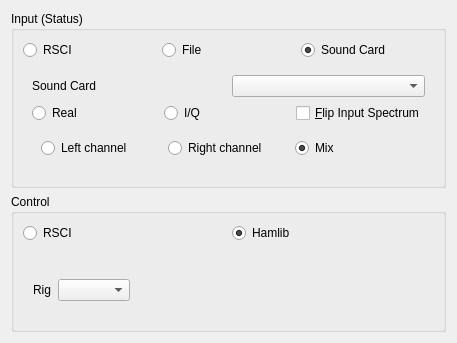
<?xml version="1.0" encoding="UTF-8"?>
<ui version="4.0">
 <class>ReceiverInputWidget</class>
 <widget class="QWidget" name="ReceiverInputWidget">
  <property name="geometry">
   <rect>
    <x>0</x>
    <y>0</y>
    <width>457</width>
    <height>343</height>
   </rect>
  </property>
  <property name="windowTitle">
   <string>Form</string>
  </property>
  <layout class="QGridLayout" name="gridLayout_3">
   <item row="0" column="0">
    <widget class="QGroupBox" name="groupBox">
     <property name="title">
      <string>Input (Status)</string>
     </property>
     <layout class="QGridLayout" name="gridLayout_2">
      <item row="0" column="0">
       <layout class="QHBoxLayout" name="horizontalLayout_8">
        <item>
         <widget class="QRadioButton" name="radioButtonRSCI">
          <property name="text">
           <string>RSCI</string>
          </property>
         </widget>
        </item>
        <item>
         <widget class="QRadioButton" name="radioButtonFile">
          <property name="text">
           <string>File</string>
          </property>
         </widget>
        </item>
        <item>
         <widget class="QRadioButton" name="radioButtonSoundCard">
          <property name="text">
           <string>Sound Card</string>
          </property>
          <property name="checked">
           <bool>true</bool>
          </property>
         </widget>
        </item>
       </layout>
      </item>
      <item row="1" column="0">
       <widget class="QStackedWidget" name="stackedWidgetStatus">
        <property name="currentIndex">
         <number>0</number>
        </property>
        <widget class="QWidget" name="pageSound">
         <layout class="QGridLayout" name="gridLayout_9">
          <item row="0" column="0">
           <layout class="QHBoxLayout" name="horizontalLayout_6">
            <item>
             <widget class="QLabel" name="label_4">
              <property name="text">
               <string>Sound Card</string>
              </property>
             </widget>
            </item>
            <item>
             <widget class="QComboBox" name="comboBoxSoundCard"/>
            </item>
           </layout>
          </item>
          <item row="1" column="0">
           <layout class="QHBoxLayout" name="horizontalLayout_5">
            <item>
             <widget class="QRadioButton" name="radioButtonRealCard">
              <property name="text">
               <string>Real</string>
              </property>
             </widget>
            </item>
            <item>
             <widget class="QRadioButton" name="radioButtonIQCard">
              <property name="text">
               <string>I/Q</string>
              </property>
             </widget>
            </item>
            <item>
             <widget class="QCheckBox" name="CheckBoxFlipSpecCard">
              <property name="text">
               <string>&amp;Flip Input Spectrum</string>
              </property>
             </widget>
            </item>
           </layout>
          </item>
          <item row="2" column="0">
           <layout class="QHBoxLayout" name="horizontalLayout_7"/>
          </item>
          <item row="3" column="0">
           <widget class="QStackedWidget" name="stackedWidgetCard">
            <property name="currentIndex">
             <number>0</number>
            </property>
            <widget class="QWidget" name="pagereal">
             <layout class="QGridLayout" name="gridLayout_7">
              <item row="0" column="0">
               <widget class="QRadioButton" name="radioButtonLeftCard">
                <property name="text">
                 <string>Left channel</string>
                </property>
               </widget>
              </item>
              <item row="0" column="1">
               <widget class="QRadioButton" name="radioButtonRightCard">
                <property name="text">
                 <string>Right channel</string>
                </property>
               </widget>
              </item>
              <item row="0" column="2">
               <widget class="QRadioButton" name="radioButtonMixCard">
                <property name="text">
                 <string>Mix</string>
                </property>
                <property name="checked">
                 <bool>true</bool>
                </property>
               </widget>
              </item>
             </layout>
            </widget>
            <widget class="QWidget" name="pageiq">
             <layout class="QGridLayout" name="gridLayout_8">
              <item row="0" column="0">
               <widget class="QRadioButton" name="radioButtonIQPosCard">
                <property name="text">
                 <string>Positive</string>
                </property>
               </widget>
              </item>
              <item row="0" column="1">
               <widget class="QRadioButton" name="radioButtonIQNegCard">
                <property name="text">
                 <string>Negative</string>
                </property>
               </widget>
              </item>
              <item row="0" column="2">
               <widget class="QCheckBox" name="checkBoxzifCard">
                <property name="text">
                 <string>Zero I/F</string>
                </property>
               </widget>
              </item>
             </layout>
            </widget>
           </widget>
          </item>
         </layout>
        </widget>
        <widget class="QWidget" name="pageFile">
         <layout class="QGridLayout" name="gridLayout_6">
          <item row="0" column="0">
           <layout class="QHBoxLayout" name="horizontalLayout_3">
            <item>
             <widget class="QLabel" name="label_5">
              <property name="text">
               <string>File</string>
              </property>
             </widget>
            </item>
            <item>
             <widget class="QLineEdit" name="lineEditFile"/>
            </item>
           </layout>
          </item>
          <item row="1" column="0">
           <layout class="QHBoxLayout" name="horizontalLayout_2">
            <item>
             <widget class="QRadioButton" name="radioButtonIQFile">
              <property name="text">
               <string>I/Q</string>
              </property>
             </widget>
            </item>
            <item>
             <widget class="QRadioButton" name="radioButtonRealFile">
              <property name="text">
               <string>Real</string>
              </property>
              <property name="checked">
               <bool>true</bool>
              </property>
             </widget>
            </item>
            <item>
             <widget class="QCheckBox" name="CheckBoxFlipSpecFile">
              <property name="text">
               <string>&amp;Flip Input Spectrum</string>
              </property>
             </widget>
            </item>
           </layout>
          </item>
          <item row="2" column="0">
           <widget class="QStackedWidget" name="stackedWidgetFile">
            <property name="currentIndex">
             <number>0</number>
            </property>
            <widget class="QWidget" name="pagerealFile">
             <layout class="QGridLayout" name="gridLayout_10">
              <item row="0" column="0">
               <widget class="QRadioButton" name="radioButtonLeftFile">
                <property name="text">
                 <string>Left channel</string>
                </property>
               </widget>
              </item>
              <item row="0" column="1">
               <widget class="QRadioButton" name="radioButtonRightFile">
                <property name="text">
                 <string>Right channel</string>
                </property>
               </widget>
              </item>
              <item row="0" column="2">
               <widget class="QRadioButton" name="radioButtonMixFile">
                <property name="text">
                 <string>Mix</string>
                </property>
                <property name="checked">
                 <bool>true</bool>
                </property>
               </widget>
              </item>
             </layout>
            </widget>
            <widget class="QWidget" name="pageiqFile">
             <layout class="QGridLayout" name="gridLayout_11">
              <item row="0" column="0">
               <widget class="QRadioButton" name="radioButtonIQPosFile">
                <property name="text">
                 <string>Positive</string>
                </property>
                <property name="checked">
                 <bool>true</bool>
                </property>
               </widget>
              </item>
              <item row="0" column="1">
               <widget class="QRadioButton" name="radioButtonIQNegFile">
                <property name="text">
                 <string>Negative</string>
                </property>
               </widget>
              </item>
              <item row="0" column="2">
               <widget class="QCheckBox" name="checkBoxzifFile">
                <property name="text">
                 <string>Zero I/F</string>
                </property>
               </widget>
              </item>
             </layout>
            </widget>
           </widget>
          </item>
         </layout>
        </widget>
        <widget class="QWidget" name="pageRSCIStatus">
         <layout class="QGridLayout" name="gridLayout_5">
          <item row="0" column="0">
           <widget class="QRadioButton" name="radioButton">
            <property name="text">
             <string>UDP</string>
            </property>
            <property name="checked">
             <bool>true</bool>
            </property>
           </widget>
          </item>
          <item row="0" column="1" rowspan="2">
           <layout class="QGridLayout" name="gridLayout_4">
            <item row="0" column="0">
             <widget class="QLabel" name="label_7">
              <property name="text">
               <string>Address</string>
              </property>
             </widget>
            </item>
            <item row="0" column="1">
             <widget class="QLineEdit" name="lineEditStatusAddress"/>
            </item>
            <item row="1" column="0">
             <widget class="QLabel" name="label_6">
              <property name="text">
               <string>Port</string>
              </property>
             </widget>
            </item>
            <item row="1" column="1">
             <widget class="QLineEdit" name="lineEditStatusPort"/>
            </item>
           </layout>
          </item>
          <item row="1" column="0">
           <widget class="QRadioButton" name="radioButton_2">
            <property name="text">
             <string>TCP</string>
            </property>
           </widget>
          </item>
          <item row="2" column="0">
           <widget class="QRadioButton" name="radioButton_3">
            <property name="text">
             <string>HTTP</string>
            </property>
           </widget>
          </item>
         </layout>
        </widget>
       </widget>
      </item>
     </layout>
    </widget>
   </item>
   <item row="1" column="0">
    <widget class="QGroupBox" name="groupBox_2">
     <property name="title">
      <string>Control</string>
     </property>
     <layout class="QGridLayout" name="gridLayout">
      <item row="0" column="0">
       <layout class="QHBoxLayout" name="horizontalLayout_9">
        <item>
         <widget class="QRadioButton" name="radioButtonRSCIControl">
          <property name="text">
           <string>RSCI</string>
          </property>
         </widget>
        </item>
        <item>
         <widget class="QRadioButton" name="radioButtonHamlib">
          <property name="text">
           <string>Hamlib</string>
          </property>
          <property name="checked">
           <bool>true</bool>
          </property>
         </widget>
        </item>
       </layout>
      </item>
      <item row="1" column="0">
       <widget class="QStackedWidget" name="stackedWidgetControl">
        <property name="currentIndex">
         <number>0</number>
        </property>
        <widget class="QWidget" name="pageHamlib">
         <widget class="QWidget" name="layoutWidget">
          <property name="geometry">
           <rect>
            <x>10</x>
            <y>30</y>
            <width>97</width>
            <height>22</height>
           </rect>
          </property>
          <layout class="QHBoxLayout" name="horizontalLayout">
           <item>
            <widget class="QLabel" name="label">
             <property name="text">
              <string>Rig</string>
             </property>
            </widget>
           </item>
           <item>
            <widget class="QComboBox" name="comboBoxRig"/>
           </item>
          </layout>
         </widget>
        </widget>
        <widget class="QWidget" name="pageRSCIControl">
         <widget class="QLabel" name="label_2">
          <property name="geometry">
           <rect>
            <x>20</x>
            <y>20</y>
            <width>46</width>
            <height>14</height>
           </rect>
          </property>
          <property name="text">
           <string>Address</string>
          </property>
         </widget>
         <widget class="QLabel" name="label_3">
          <property name="geometry">
           <rect>
            <x>20</x>
            <y>50</y>
            <width>46</width>
            <height>14</height>
           </rect>
          </property>
          <property name="text">
           <string>Port</string>
          </property>
         </widget>
         <widget class="QLineEdit" name="lineEditControlAddress">
          <property name="geometry">
           <rect>
            <x>100</x>
            <y>20</y>
            <width>113</width>
            <height>20</height>
           </rect>
          </property>
         </widget>
         <widget class="QLineEdit" name="lineEditControlPort">
          <property name="geometry">
           <rect>
            <x>100</x>
            <y>50</y>
            <width>113</width>
            <height>20</height>
           </rect>
          </property>
         </widget>
        </widget>
       </widget>
      </item>
     </layout>
    </widget>
   </item>
  </layout>
 </widget>
 <resources/>
 <connections/>
</ui>
